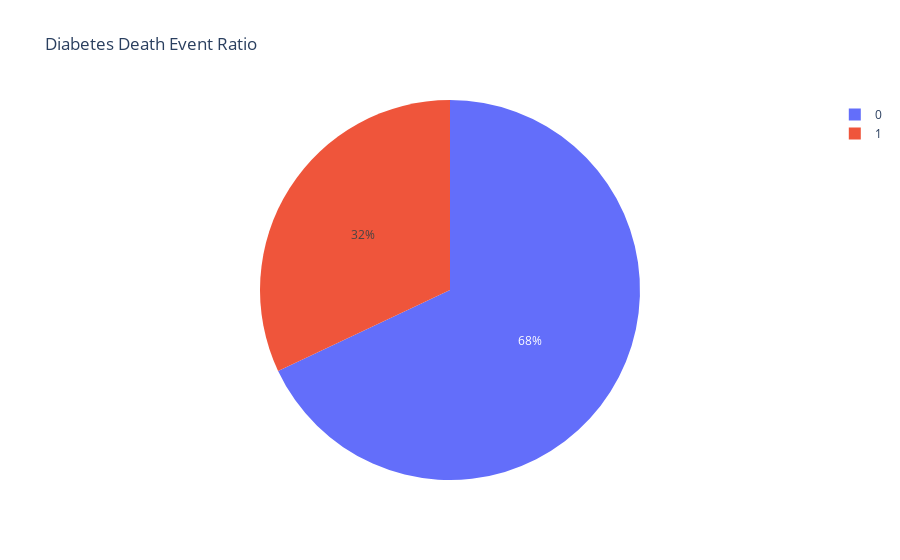

The code cell stored with this chart in its notebook:
### Code cell
# A Distribution Show Using Pie Plot From Plotly

fig = px.pie(df, values='diabetes',names='DEATH_EVENT', title='Diabetes Death Event Ratio')
fig.show()

### Figure 1 — Plotly figure (JSON) as saved in the notebook; plotly's stock layout.template omitted (floating-point values rounded to 4 significant figures; data arrays with more than 128 entries replaced by an {"elided": "..."} marker saying what was removed)
{"data": [{"domain": {"x": [0, 1], "y": [0, 1]}, "hovertemplate": "DEATH_EVENT=%{label}<br>diabetes=%{value}<extra></extra>", "labels": {"elided": "299 int values"}, "legendgroup": "", "name": "", "showlegend": true, "type": "pie", "values": {"elided": "299 int values"}}], "layout": {"legend": {"tracegroupgap": 0}, "title": {"text": "Diabetes Death Event Ratio"}}}
